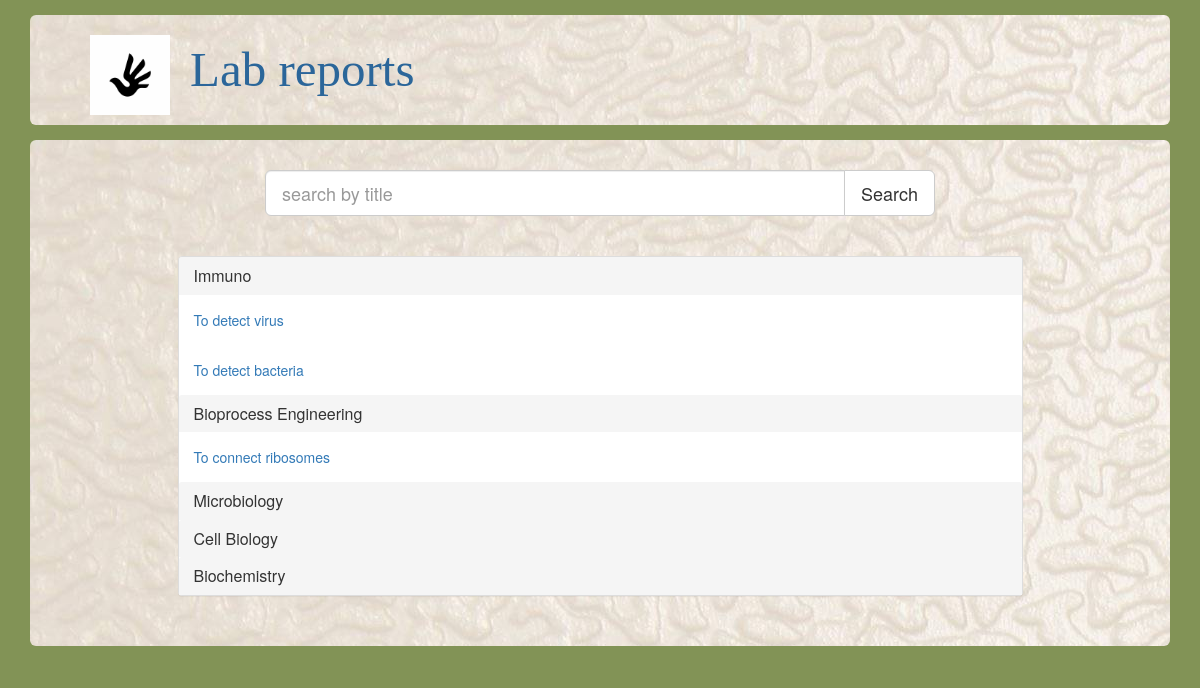
Page /practicals/ on the committed database.
### practicals/models.py (models this page shows)
class Subject(models.Model):
    subName = models.CharField(max_length=100)
    def __str__(self):
        return self.subName

class Practical(models.Model):
    title = models.CharField(max_length=500)
    subject = models.ForeignKey(Subject, on_delete=models.CASCADE)
    def __str__(self):
        return self.title

### practicals/views.py (the view)
def index(request):
    practicals = Practical.objects.all()
    subjects = Subject.objects.all()
    query = request.GET.get("q")
    if query:
        practicals = practicals.filter(
            Q(title__icontains=query)
        ).distinct()
        subjects = Subject.objects.filter(practical=practicals)
        return render(request, 'practicals/index.html',{'practicals': practicals, 'subjects': subjects})
    else:
        return render(request, 'practicals/index.html',{'practicals': practicals, 'subjects': subjects})

### practicals/templates/practicals/index.html
{% extends 'practicals/base.html' %}
{% block body %}
    <div id="websiteLogo"><a href="{% url 'main_menu:index' %}"><img src="..\..\static\practicals\images\logo.png"></a></div>
        <div id="websiteTitle">Lab reports</div>
    </div>
    </div>
    <div class="container">
    <div class="jumbotron">
        <div class="row">
          <div class="col-md-offset-2 col-md-8">
            <form role="search" method="get" action="{% url 'practicals:index' %}">
            <div class="input-group input-group-lg">
                <input type="text" class="form-control" placeholder="search by title" name="q" value="{{ request.GET.q }}">
                <span class="input-group-btn">
                  <button type="submit" class="btn btn-default">Search</button>
                 </span>
             </div>
            </form>
          </div>
        </div>
        <BR><BR>
        <div class="row">
            <div class="col-md-offset-1 col-md-10">
                <div class="panel-group" id="accordion" role="tablist" aria-multiselectable="true">
                <div class="panel panel-default">
                  {% for subject in subjects %}
                     <div class="panel-heading" role="tab">
                     <h4 class="panel-title">
                      <a role="button" data-toggle="collapse" data-parent="#accordion" href="#{{ subject.id }}"
                         aria-expanded="true"> {{ subject }}</a></h4>
                     </div>
                  <div id="{{ subject.id }}">
                  {% for practical in practicals %}
                    {% if practical.subject == subject %}
                    <div  class="panel-collapse collapse in" role="tabpanel">
                      <div class="panel-body">
                        <a href="{% url 'practicals:detail' practical.id %}">{{ practical }}</a>
                      </div>
                    </div>
                     {% endif %}
                  {% endfor %}
                  </div>
                {% endfor %}
              </div>
              </div>
            </div>
        </div>
{% endblock %}

### practicals/templates/practicals/base.html (shortened to what this page needs)
<!DOCTYPE html>
<html lang="en" ng-app>
<head>
    {% load staticfiles %}
    <link rel="stylesheet" type="text/css" href="{% static 'practicals/css/bootstrap.css'%} "/>
    <link rel="stylesheet" type="text/css" href="{% static 'practicals/css/style.css'%} "/>
</head>
<body>
<div class="container">
    <div class="jumbotron head">
        {% block body %}
        {% endblock %}
    </div>
</div>
</body>
</html>

### practicals/static/practicals/css/style.css (style rules this page uses)
body { background-color: #829356; }
.jumbotron { padding-top: 30px; padding-bottom: 30px; margin-top: 15px; margin-bottom: 15px; height: 100%; color: inherit; background-image: url("../images/background.jpg"); }
.head { padding-top: 20px; padding-bottom: 20px; margin-bottom: 0px; }
#websiteLogo { float: left; width: 100px; }
#websiteLogo img { width: 80px; height: auto; }
#websiteTitle { left: 200px; font-size: 3.5em; font-family: 'Bungee', cursive; color: #2b669a; }

### rows in the picture
Subject: subName "Immuno"
Practical: title "To detect virus"
Practical: title "To detect bacteria"
Subject: subName "Bioprocess Engineering"
Practical: title "To connect ribosomes"
Subject: subName "Microbiology"
Subject: subName "Cell Biology"
Subject: subName "Biochemistry"
